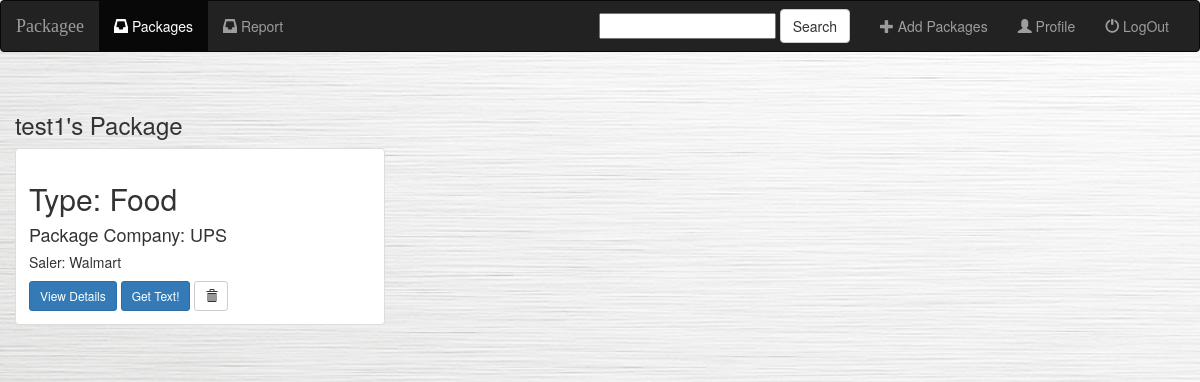
The page /package/index/ (signed in) on the database as committed earlier.
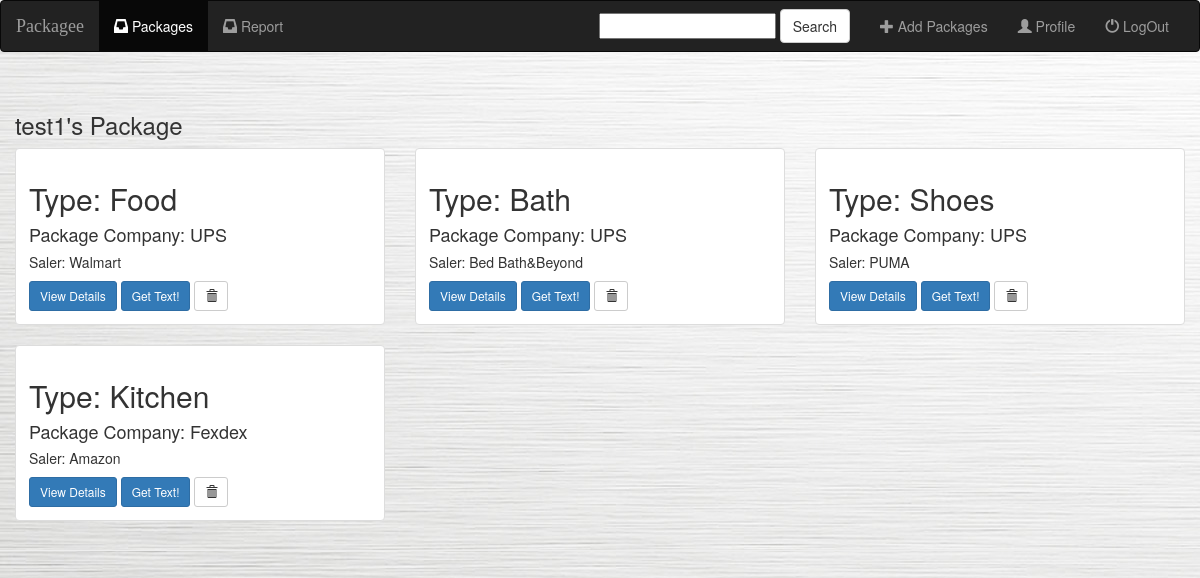
The same page on the database as committed later.
### package/models.py (models this page shows, shortened)
class Package(models.Model):
    user = models.ForeignKey(User, on_delete=models.CASCADE, default=1)
    tracking_num = models.CharField(max_length=50)
    package_type = models.CharField(max_length=100)
    staff_company = models.CharField(max_length=50, default='')
    staff_price = models.CharField(max_length=100, default='')
    package_company = models.CharField(max_length=100)
    tracking_url = models.CharField(max_length=100, default='')

### package/views.py (the view)
# urls.py: path('index/', views.index, name='index'),
def index(request):
    if not request.user.is_authenticated:
        return render(request, 'package/login.html')
    else:
        packages = Package.objects.filter(user=request.user)
        query = request.GET.get("q")
        if query:
            packages = packages.filter(
                Q(package_type__icontains=query) |
                Q(package_company__icontains=query)
            ).distinct()
            return render(request, 'package/index.html', {
                'packages': packages,
            })
        else:
            return render(request, 'package/index.html', {'packages': packages})

### package/templates/package/index.html (shortened to what this page needs)
{% extends 'package/base.html' %}
{% block body %}
    <div class="albums-container container-fluid">
        <div class="row">
            <div class="col-sm-12">
                <h3>{{ user.username }}'s Package</h3>
            </div>
            {% if packages %}
                {% for package in packages %}
                    <div class="col-sm-4 col-lg-4">
                        <div class="thumbnail">
                            <div class="caption">
                                <h2>Type: {{ package.package_type }}</h2>
                                <h4>Package Company: {{ package.package_company }}</h4>
                                <h5>Saler: {{ package.staff_company }}</h5>
                                <a href="{% url 'package:detail' package.id %}" class="btn btn-primary btn-sm"
                                   role="button">View Details</a>
                                <a href="#" class="btn btn-primary btn-sm" role="button">Get Text!</a>
                                <form action="{% url 'package:delete_package' package.id %}" method="post"
                                      style="display: inline;">
                                    <button type="submit" class="btn btn-default btn-sm">
                                        <span class="glyphicon glyphicon-trash"></span>
                                    </button>
                                </form>
                            </div>
                        </div>
                    </div>
                {% endfor %}
            {% endif %}
        </div>
    </div>
{% endblock %}

### package/templates/package/base.html (shortened to what this page needs)
<!DOCTYPE html>
<html lang="en">
<head>
    {% load staticfiles %}
    <link rel="stylesheet" href="https://maxcdn.bootstrapcdn.com/bootstrap/3.3.7/css/bootstrap.min.css">
    <link rel="stylesheet" type="text/css" href="{% static 'package/style.css' %}"/>
    <link href="//maxcdn.bootstrapcdn.com/font-awesome/4.1.0/css/font-awesome.min.css" rel="stylesheet">
    <link href="https://maxcdn.bootstrapcdn.com/bootstrap/3.3.5/css/bootstrap.min.css" rel="stylesheet"
>
</head>
<body>
<header>
<nav class="navbar navbar-inverse">
    <div class="container-fluid">
        <div class="navbar-header">
            <a class="navbar-brand" href="{% url 'package:index_v' %}">Packagee</a>
        </div>
        <div class="collapse navbar-collapse" id="#topNavBar">
            <ul class="nav navbar-nav">
                <li class="active">
                    <a href="{% url 'package:index' %}">
                        <span class="glyphicon glyphicon-inbox" aria-haspopup="true"></span>&nbsp;Packages
                    </a>
                </li>
                <li class="">
                    <a href="{% url 'package:report' %}">
                        <span class="glyphicon glyphicon-inbox" aria-haspopup="true"></span>&nbsp;Report
                    </a>
                </li>
            </ul>
            <ul class="nav navbar-nav navbar-right">
                <li class="">
                    <a href="{% url 'package:create_package' %}">
                        <span class="glyphicon glyphicon-plus" aria-haspopup="true"></span>&nbsp;Add Packages
                    </a>
                </li>
                <li class="">
                    <a href="{% url 'package:profile' %}">
                        <span class="glyphicon glyphicon-user" aria-haspopup="true"></span>&nbsp;Profile
                    </a>
                </li>
                <li class="">
                    <a href="{% url 'package:login' %}">
                        <span class="glyphicon glyphicon-off" aria-haspopup="true"></span>&nbsp;LogOut
                    </a>
                </li>
            </ul>
            <form class="navbar-form navbar-right" role="search" methon="get" action="{% url 'package:index' %}">
                <div class="form-group">
                    <input type="text" class="=form-control" name="q" value="{{ request.GET.q }}">
                </div>
                <button type="submit" class="btn btn-default">Search</button>
            </form>
        </div>
    </div>
</nav>
</header>
<main class="page-header">
    {% block body %}
    {% endblock %}
</main>
</body>
</html>

### package/static/package/style.css (style rules this page uses)
body { background: white url("images/background.jpg"); }
.navbar { border-radius: 0; }
.navbar-brand { font-family: 'Satisfy', cursive; }
.thumbnail { padding: 0; }

Rows that differ between the two databases and show on the page:
added Package: package_type "Bath", package_company "UPS", staff_company "Bed Bath&Beyond"
added Package: package_type "Shoes", package_company "UPS", staff_company "PUMA"
added Package: package_type "Kitchen", package_company "Fexdex", staff_company "Amazon"
